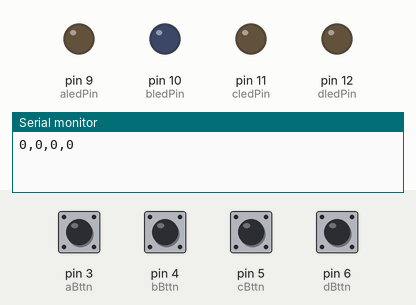
The sketch below on a simulated Arduino Uno, built with avr-gcc and run on an emulated ATmega328P. On the bench: output pins drawn as LEDs (lit = HIGH), the last lines printed to the serial monitor. The test bench sets the inputs (shaded band); at power-on: pin 3 (aBttn), pin 4 (bBttn), pin 5 (cBttn), pin 6 (dBttn) HIGH.

Above: at 1.9 s.
2.0 s: pin 3 (aBttn) pulled LOW for 0.15 s
At 3.2 s:
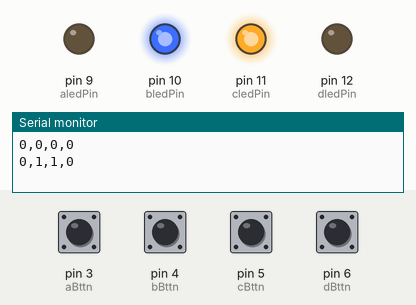
3.6 s: pin 4 (bBttn) pulled LOW for 0.15 s
At 4.6 s:
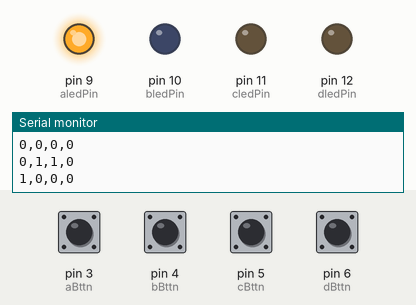
5.2 s: pin 5 (cBttn) pulled LOW for 0.15 s
At 5.7 s:
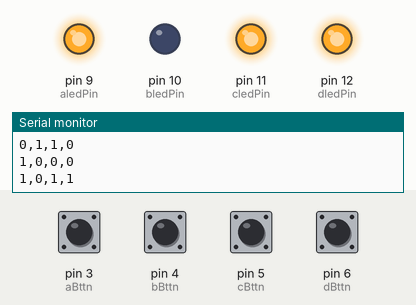
6.8 s: pin 6 (dBttn) pulled LOW for 0.15 s
At 8.0 s:
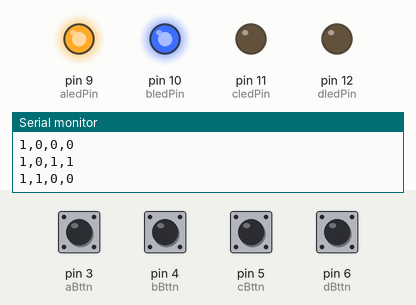
8.4 s: pin 3 (aBttn) pulled LOW for 1 s
At 9.4 s:
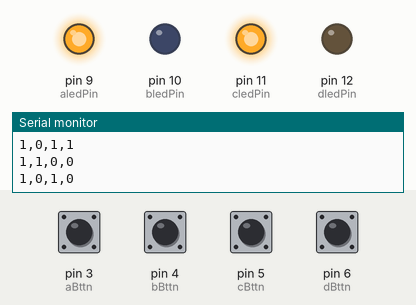
10.9 s: pin 4 (bBttn) pulled LOW for 1 s
At 11.3 s:
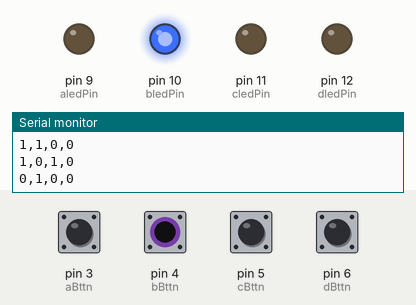
Timing chart, 0 to 13.9 s (numbered marks = the images above; inputs shaded):
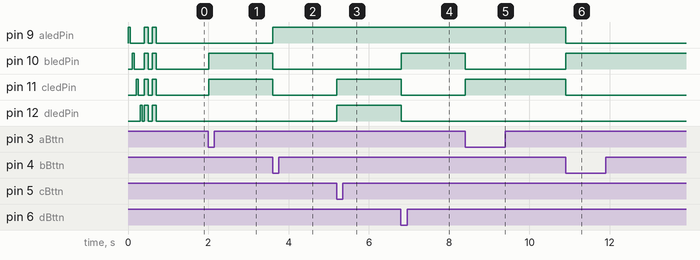

Measured:
- after the input at 2.0 s, pin 10 (bledPin), pin 11 (cledPin): LOW → HIGH at once
- after the input at 3.6 s, pin 9 (aledPin): LOW → HIGH at once; pin 10 (bledPin), pin 11 (cledPin): HIGH → LOW at once
- after the input at 5.2 s, pin 11 (cledPin), pin 12 (dledPin): LOW → HIGH at once
- after the input at 6.8 s, pin 10 (bledPin): LOW → HIGH at once; pin 11 (cledPin), pin 12 (dledPin): HIGH → LOW at once
- after the input at 8.4 s, pin 10 (bledPin): HIGH → LOW at once; pin 11 (cledPin): LOW → HIGH at once
- after the input at 10.9 s, pin 9 (aledPin), pin 11 (cledPin): HIGH → LOW at once; pin 10 (bledPin): LOW → HIGH at once

The sketch:

oct23_2017_lighting_game_v2.ino
```cpp
int aLight = LOW;
int aBttn = 3;
int aledPin = 9;
int aPrevious = 0;

int bLight = LOW;
int bBttn = 4;
int bledPin = 10;
int bPrevious = 0;

int cLight = LOW;
int cBttn = 5;
int cledPin = 11;
int cPrevious = 0;


int dLight = LOW;
int dBttn = 6;
int dledPin = 12;
int dPrevious = 0;


int buttons[] = {aBttn, bBttn, cBttn, dBttn};
int readings[] = {1, 1, 1, 1};

void setup()
{ Serial.begin(9600);

  pinMode(aledPin, OUTPUT);
  pinMode (aBttn, INPUT_PULLUP);

  pinMode(bledPin, OUTPUT);
  pinMode (bBttn, INPUT_PULLUP);

  pinMode(cledPin, OUTPUT);
  pinMode (cBttn, INPUT_PULLUP);

  pinMode(dledPin, OUTPUT);
  pinMode (dBttn, INPUT_PULLUP);

  digitalWrite(aledPin, HIGH);   // turn the LED on (HIGH is the voltage level)
  delay(50);
  digitalWrite(aledPin, LOW);    // turn the LED off by making the voltage LOW
  delay(50);

  digitalWrite(bledPin, HIGH);   // turn the LED on (HIGH is the voltage level)
  delay(50);
  digitalWrite(bledPin, LOW);    // turn the LED off by making the voltage LOW
  delay(50);

  digitalWrite(cledPin, HIGH);   // turn the LED on (HIGH is the voltage level)
  delay(50);
  digitalWrite(cledPin, LOW);    // turn the LED off by making the voltage LOW
  delay(50);

  digitalWrite(dledPin, HIGH);   // turn the LED on (HIGH is the voltage level)
  delay(50);
  digitalWrite(dledPin, LOW);    // turn the LED off by making the voltage LOW
  delay(50);

  digitalWrite(aledPin, HIGH);

  digitalWrite(bledPin, HIGH);

  digitalWrite(cledPin, HIGH);

  digitalWrite(dledPin, HIGH);

  delay(100);


  digitalWrite(aledPin, LOW);

  digitalWrite(bledPin, LOW);

  digitalWrite(cledPin, LOW);

  digitalWrite(dledPin, LOW);
  delay(100);


  digitalWrite(aledPin, HIGH);

  digitalWrite(bledPin, HIGH);

  digitalWrite(cledPin, HIGH);

  digitalWrite(dledPin, HIGH);

  delay(100);

  digitalWrite(aledPin, LOW);

  digitalWrite(bledPin, LOW);

  digitalWrite(cledPin, LOW);

  digitalWrite(dledPin, LOW);

    sendData();

}

void loop()
{
  for (int i = 0; i < 4; i++) {
    readings[i] = digitalRead(buttons[i]);
    delay(1); //necessary?
  }

  //Button A controls light C and B
  if (readings[0] == LOW && aPrevious == HIGH) {
    bttnA();
    sendData();
  }
  aPrevious = readings[0];


  //Button B controls light A, B and C

  if (readings[1] == LOW && bPrevious == HIGH) {
    bttnB();
    sendData();
  }
  bPrevious = readings[1];


  //Button C controls light  C and D


  if (readings[2] == LOW && cPrevious == HIGH) {
    bttnC();
    sendData();
  }
  cPrevious = readings[2];

  //Button D controls light B, C and D

  if (readings[3] == LOW && dPrevious == HIGH) {
    bttnD();
    sendData();
  }
  dPrevious = readings[3];

}


void bttnA () {
  cLight = !cLight;
  bLight = !bLight;
  digitalWrite(cledPin, cLight);
  digitalWrite(bledPin, bLight);
}

void bttnB () {
  aLight = !aLight;
  bLight = !bLight;
  cLight = !cLight;
  digitalWrite(aledPin, aLight);
  digitalWrite(bledPin, bLight);
  digitalWrite(cledPin, cLight);

}


void bttnC () {
  cLight = !cLight;
  dLight = !dLight;
  digitalWrite(cledPin, cLight);
  digitalWrite(dledPin, dLight);
}

void bttnD () {
  bLight = !bLight;
  cLight = !cLight;
  dLight = !dLight;
  digitalWrite(bledPin, bLight);
  digitalWrite(cledPin, cLight);
  digitalWrite(dledPin, dLight);

}

void sendData() {
  Serial.print (aLight);
  Serial.print(",");
  Serial.print (bLight);
  Serial.print(",");
  Serial.print (cLight);
  Serial.print(",");
  Serial.println (dLight);
}
```
